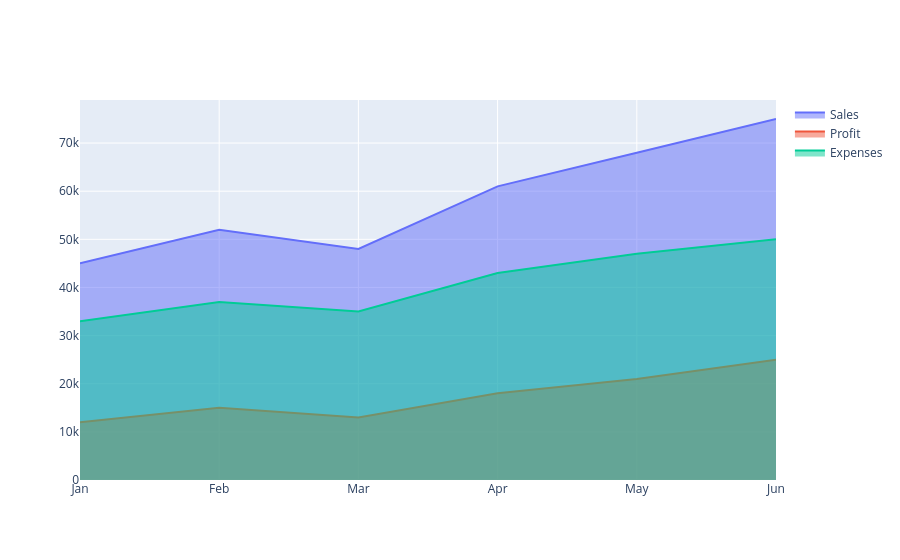

Notebook cell for this chart:
### Code cell
fig = go.Figure()

# Sales Trace
fig.add_trace(
    go.Scatter(
        x=df1["Month"],
        y=df1["Sales"],
        mode="lines",
        fill="tozeroy",
        name="Sales"
    )
)

# Profit Trace
fig.add_trace(
    go.Scatter(
        x=df1["Month"],
        y=df1["Profit"],
        mode="lines",
        fill="tozeroy",
        name="Profit"
    )
)

# Expenses Trace
fig.add_trace(
    go.Scatter(
        x=df1["Month"],
        y=df1["Expenses"],
        mode="lines",
        fill="tozeroy",
        name="Expenses"
    )
)

fig.show()

### Figure 1 — Plotly figure (JSON) as saved in the notebook; plotly's stock layout.template omitted (floating-point values rounded to 4 significant figures)
{"data": [{"fill": "tozeroy", "mode": "lines", "name": "Sales", "type": "scatter", "x": ["Jan", "Feb", "Mar", "Apr", "May", "Jun"], "y": [45000, 52000, 48000, 61000, 68000, 75000]}, {"fill": "tozeroy", "mode": "lines", "name": "Profit", "type": "scatter", "x": ["Jan", "Feb", "Mar", "Apr", "May", "Jun"], "y": [12000, 15000, 13000, 18000, 21000, 25000]}, {"fill": "tozeroy", "mode": "lines", "name": "Expenses", "type": "scatter", "x": ["Jan", "Feb", "Mar", "Apr", "May", "Jun"], "y": [33000, 37000, 35000, 43000, 47000, 50000]}], "layout": {}}
